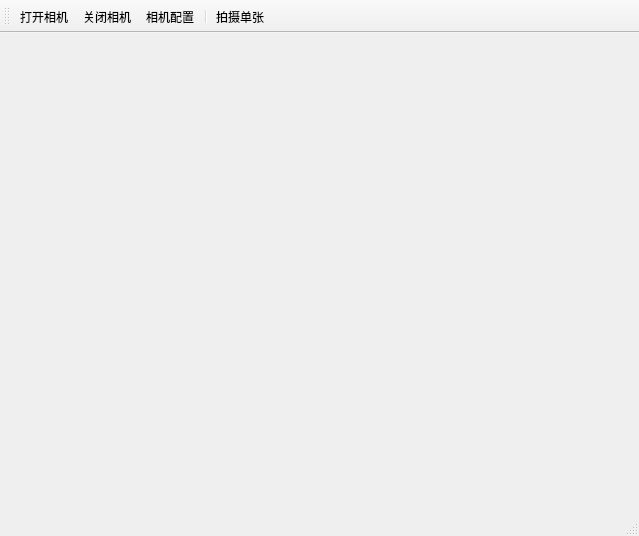
<?xml version="1.0" encoding="UTF-8"?>
<ui version="4.0">
 <class>MainWindow</class>
 <widget class="QMainWindow" name="MainWindow">
  <property name="geometry">
   <rect>
    <x>0</x>
    <y>0</y>
    <width>639</width>
    <height>536</height>
   </rect>
  </property>
  <property name="windowTitle">
   <string>MainWindow</string>
  </property>
  <widget class="QWidget" name="centralWidget">
   <widget class="QLabel" name="lblImage">
    <property name="geometry">
     <rect>
      <x>10</x>
      <y>10</y>
      <width>611</width>
      <height>451</height>
     </rect>
    </property>
    <property name="text">
     <string/>
    </property>
   </widget>
  </widget>
  <widget class="QMenuBar" name="menuBar">
   <property name="geometry">
    <rect>
     <x>0</x>
     <y>0</y>
     <width>639</width>
     <height>23</height>
    </rect>
   </property>
  </widget>
  <widget class="QToolBar" name="mainToolBar">
   <attribute name="toolBarArea">
    <enum>TopToolBarArea</enum>
   </attribute>
   <attribute name="toolBarBreak">
    <bool>false</bool>
   </attribute>
   <addaction name="actionOpenCamera"/>
   <addaction name="actionCloseCamera"/>
   <addaction name="actionConfigCamera"/>
   <addaction name="separator"/>
   <addaction name="actionSingleShot"/>
  </widget>
  <widget class="QStatusBar" name="statusBar"/>
  <action name="actionOpenCamera">
   <property name="icon">
    <iconset resource="icon.qrc">
     <normaloff>:/action/icons/相机黄.png</normaloff>
     <normalon>:/action/icons/相机绿.png</normalon>:/action/icons/相机黄.png</iconset>
   </property>
   <property name="text">
    <string>打开相机</string>
   </property>
   <property name="shortcut">
    <string>Ctrl+Q</string>
   </property>
  </action>
  <action name="actionCloseCamera">
   <property name="icon">
    <iconset resource="icon.qrc">
     <normaloff>:/action/icons/相机绿.png</normaloff>:/action/icons/相机绿.png</iconset>
   </property>
   <property name="text">
    <string>关闭相机</string>
   </property>
   <property name="shortcut">
    <string>Ctrl+W</string>
   </property>
  </action>
  <action name="actionConfigCamera">
   <property name="icon">
    <iconset resource="icon.qrc">
     <normaloff>:/action/icons/settings_32x32.png</normaloff>:/action/icons/settings_32x32.png</iconset>
   </property>
   <property name="text">
    <string>相机配置</string>
   </property>
  </action>
  <action name="actionSingleShot">
   <property name="icon">
    <iconset resource="icon.qrc">
     <normaloff>:/action/icons/OneShot.png</normaloff>:/action/icons/OneShot.png</iconset>
   </property>
   <property name="text">
    <string>拍摄单张</string>
   </property>
  </action>
 </widget>
 <layoutdefault spacing="6" margin="11"/>
 <resources>
  <include location="icon.qrc"/>
 </resources>
 <connections/>
</ui>
